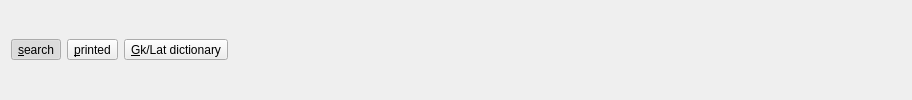
    <widget class="QWidget" name="wdgDictHeader" native="true">
     <property name="sizePolicy">
      <sizepolicy hsizetype="Expanding" vsizetype="Fixed">
       <horstretch>0</horstretch>
       <verstretch>0</verstretch>
      </sizepolicy>
     </property>
     <layout class="QHBoxLayout" name="horizontalLayout_16">
      <item>
       <widget class="QToolButton" name="tbDictQuery">
        <property name="text">
         <string>&amp;search</string>
        </property>
        <property name="icon">
         <iconset resource="resfile.qrc">
          <normaloff>:/new/icons/icons/loupe.png</normaloff>:/new/icons/icons/loupe.png</iconset>
        </property>
        <property name="checkable">
         <bool>true</bool>
        </property>
        <property name="checked">
         <bool>true</bool>
        </property>
        <property name="toolButtonStyle">
         <enum>Qt::ToolButtonTextBesideIcon</enum>
        </property>
       </widget>
      </item>
      <item>
       <widget class="QToolButton" name="tbDictPrinted">
        <property name="text">
         <string>&amp;printed</string>
        </property>
        <property name="icon">
         <iconset resource="resfile.qrc">
          <normaloff>:/new/icons/icons/alfa1.png</normaloff>:/new/icons/icons/alfa1.png</iconset>
        </property>
        <property name="checkable">
         <bool>true</bool>
        </property>
        <property name="toolButtonStyle">
         <enum>Qt::ToolButtonTextBesideIcon</enum>
        </property>
       </widget>
      </item>
      <item>
       <widget class="QToolButton" name="tbDictGk">
        <property name="text">
         <string>&amp;Gk/Lat dictionary</string>
        </property>
        <property name="icon">
         <iconset resource="resfile.qrc">
          <normaloff>:/new/icons/icons/alfa2.png</normaloff>:/new/icons/icons/alfa2.png</iconset>
        </property>
        <property name="checkable">
         <bool>true</bool>
        </property>
        <property name="toolButtonStyle">
         <enum>Qt::ToolButtonTextBesideIcon</enum>
        </property>
       </widget>
      </item>
      <item>
       <spacer name="horizontalSpacer_3">
        <property name="orientation">
         <enum>Qt::Horizontal</enum>
        </property>
        <property name="sizeHint" stdset="0">
         <size>
          <width>673</width>
          <height>20</height>
         </size>
        </property>
       </spacer>
      </item>
     </layout>
    </widget>
